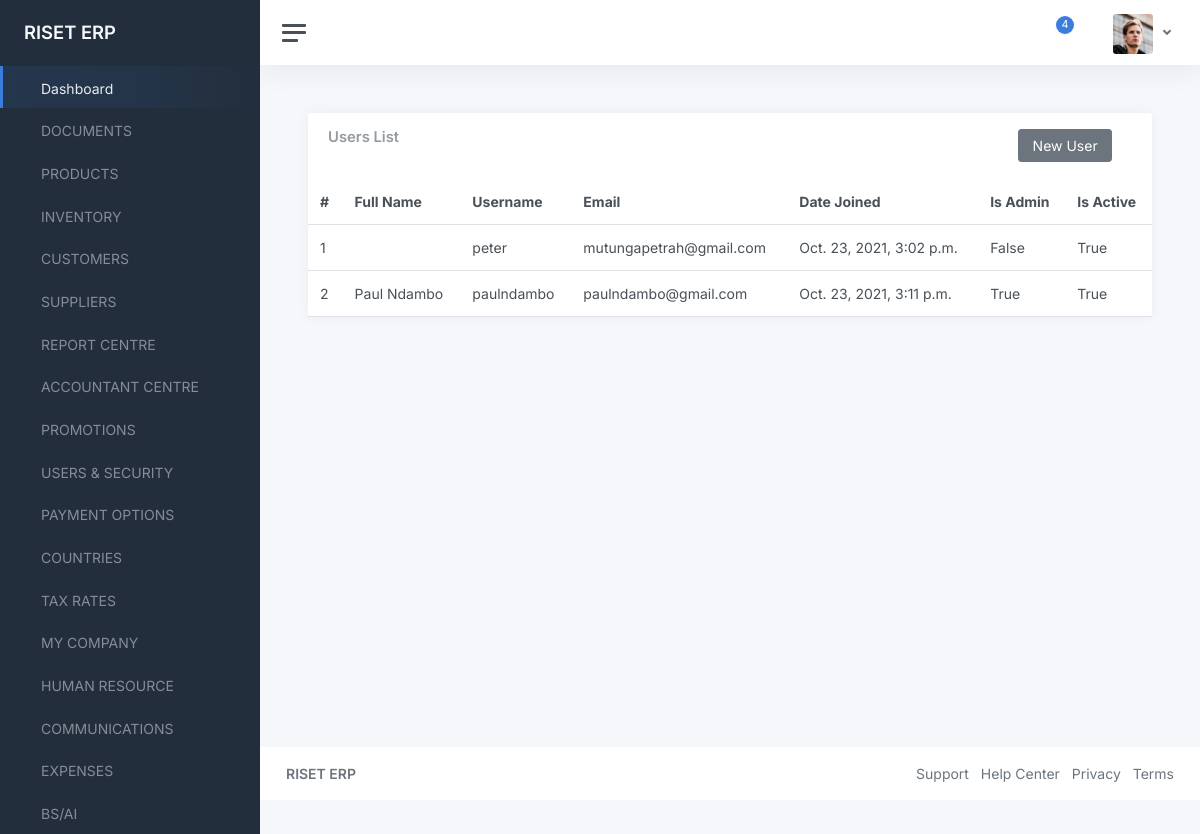
Screenshot of /accounts/users-list/ with the database file from the repository.
### accounts/models.py (models this page shows, shortened)
class User(AbstractBaseUser, PermissionsMixin):
    email = models.EmailField(_('email address'), unique=True)
    username = models.CharField(_('Username'), max_length=200,unique=True)
    first_name = models.CharField(_('first name'), max_length=30, blank=True)
    last_name = models.CharField(_('last name'), max_length=30, blank=True)
    date_joined = models.DateTimeField(_('date joined'), auto_now_add=True)
    is_active = models.BooleanField(_('active'), default=True)
    is_admin = models.BooleanField(_('is_admin'), default=False)
    objects = UserManager()
    USERNAME_FIELD = 'username'
    REQUIRED_FIELDS = ['email']
    class Meta:
        verbose_name = _('user')
        verbose_name_plural = _('users')
    def get_full_name(self):
        full_name = '%s %s' % (self.first_name, self.last_name)
        return full_name.strip()

### accounts/views.py (the view)
# urls.py: path("users-list/", views.users_list, name="users-list"),
def users_list(request):
    users = User.objects.all()
    context = {
        "users": users
    }
    return render(request, "accounts/users.html", context)

### accounts/templates/accounts/users.html
{% extends "component-base.html" %}
{% block content %}
<main class="content">
	<div class="container-fluid p-0">
		<div class="row">
			<div class="col-12 col-lg-12 col-xxl-12 d-flex">
				<div class="card flex-fill">
					<div class="card-header">
            <div class="row">
							<div class="col-10">
								<h5 class="card-title mb-0">Users List</h5>
							</div>
							<div class="col-2">
								<a href="#" class="btn btn-secondary">New User</a>
							</div>
						</div>
					</div>
					<table class="table table-hover my-0">
						<thead>
							<tr>
                <th>#</th>
								<th>Full Name</th>
								<th>Username</th>
								<th>Email</th>
                <th>Date Joined</th>
                <th>Is Admin</th>
                <th>Is Active</th>
							</tr>
						</thead>
						<tbody>
{% for user in users %}
							<tr>
                <td>{{user.id}}</td>
								<td>{{user.get_full_name}}</td>
                <td>{{user.username}}</td>
                <td>{{user.email}}</td>
                <td>{{user.date_joined}}</td>
                <td>{{user.is_admin}}</td>
								<td>{{user.is_active}}</td>
							</tr>
{% endfor %}
						</tbody>
					</table>
				</div>
			</div>
		</div>
	</div>
</main>
{% endblock content %}

### rows the page displays
User: id "1", username "peter", email "mutungapetrah@gmail.com", date_joined "Oct. 23, 2021, 3:02 p.m.", is_admin "False", is_active "True"
User: id "2", get_full_name "Paul Ndambo", username "paulndambo", email "paulndambo@gmail.com", date_joined "Oct. 23, 2021, 3:11 p.m.", is_admin "True", is_active "True"
